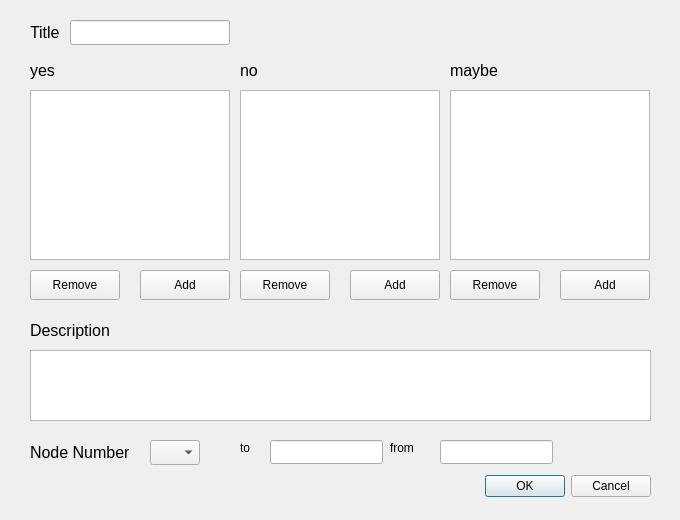
<?xml version="1.0" encoding="UTF-8"?>
<ui version="4.0">
 <class>EditNodeDialog</class>
 <widget class="QDialog" name="EditNodeDialog">
  <property name="geometry">
   <rect>
    <x>0</x>
    <y>0</y>
    <width>680</width>
    <height>520</height>
   </rect>
  </property>
  <property name="maximumSize">
   <size>
    <width>680</width>
    <height>520</height>
   </size>
  </property>
  <property name="windowTitle">
   <string>Dialog</string>
  </property>
  <widget class="QDialogButtonBox" name="buttonBox">
   <property name="geometry">
    <rect>
     <x>470</x>
     <y>470</y>
     <width>181</width>
     <height>32</height>
    </rect>
   </property>
   <property name="orientation">
    <enum>Qt::Horizontal</enum>
   </property>
   <property name="standardButtons">
    <set>QDialogButtonBox::Cancel|QDialogButtonBox::Ok</set>
   </property>
  </widget>
  <widget class="QLabel" name="description_label">
   <property name="geometry">
    <rect>
     <x>30</x>
     <y>320</y>
     <width>100</width>
     <height>20</height>
    </rect>
   </property>
   <property name="font">
    <font>
     <pointsize>12</pointsize>
    </font>
   </property>
   <property name="text">
    <string>Description</string>
   </property>
  </widget>
  <widget class="QTextEdit" name="description_edit">
   <property name="geometry">
    <rect>
     <x>30</x>
     <y>350</y>
     <width>621</width>
     <height>71</height>
    </rect>
   </property>
  </widget>
  <widget class="QPushButton" name="yes_remove">
   <property name="geometry">
    <rect>
     <x>30</x>
     <y>270</y>
     <width>90</width>
     <height>30</height>
    </rect>
   </property>
   <property name="text">
    <string>Remove</string>
   </property>
  </widget>
  <widget class="QListWidget" name="yes_list">
   <property name="geometry">
    <rect>
     <x>30</x>
     <y>90</y>
     <width>200</width>
     <height>170</height>
    </rect>
   </property>
  </widget>
  <widget class="QPushButton" name="yes_add">
   <property name="geometry">
    <rect>
     <x>140</x>
     <y>270</y>
     <width>90</width>
     <height>30</height>
    </rect>
   </property>
   <property name="text">
    <string>Add</string>
   </property>
  </widget>
  <widget class="QLabel" name="yes_label">
   <property name="geometry">
    <rect>
     <x>30</x>
     <y>60</y>
     <width>47</width>
     <height>21</height>
    </rect>
   </property>
   <property name="font">
    <font>
     <pointsize>12</pointsize>
    </font>
   </property>
   <property name="text">
    <string>yes</string>
   </property>
  </widget>
  <widget class="QLabel" name="no_label">
   <property name="geometry">
    <rect>
     <x>240</x>
     <y>60</y>
     <width>47</width>
     <height>21</height>
    </rect>
   </property>
   <property name="font">
    <font>
     <pointsize>12</pointsize>
    </font>
   </property>
   <property name="text">
    <string>no</string>
   </property>
  </widget>
  <widget class="QListWidget" name="no_list">
   <property name="geometry">
    <rect>
     <x>240</x>
     <y>90</y>
     <width>200</width>
     <height>170</height>
    </rect>
   </property>
  </widget>
  <widget class="QPushButton" name="no_remove">
   <property name="geometry">
    <rect>
     <x>240</x>
     <y>270</y>
     <width>90</width>
     <height>30</height>
    </rect>
   </property>
   <property name="text">
    <string>Remove</string>
   </property>
  </widget>
  <widget class="QPushButton" name="no_add">
   <property name="geometry">
    <rect>
     <x>350</x>
     <y>270</y>
     <width>90</width>
     <height>30</height>
    </rect>
   </property>
   <property name="text">
    <string>Add</string>
   </property>
  </widget>
  <widget class="QLabel" name="maybe_label">
   <property name="geometry">
    <rect>
     <x>450</x>
     <y>60</y>
     <width>47</width>
     <height>21</height>
    </rect>
   </property>
   <property name="font">
    <font>
     <pointsize>12</pointsize>
    </font>
   </property>
   <property name="text">
    <string>maybe</string>
   </property>
  </widget>
  <widget class="QListWidget" name="maybe_list">
   <property name="geometry">
    <rect>
     <x>450</x>
     <y>90</y>
     <width>200</width>
     <height>170</height>
    </rect>
   </property>
  </widget>
  <widget class="QPushButton" name="maybe_remove">
   <property name="geometry">
    <rect>
     <x>450</x>
     <y>270</y>
     <width>90</width>
     <height>30</height>
    </rect>
   </property>
   <property name="text">
    <string>Remove</string>
   </property>
  </widget>
  <widget class="QPushButton" name="maybe_add">
   <property name="geometry">
    <rect>
     <x>560</x>
     <y>270</y>
     <width>90</width>
     <height>30</height>
    </rect>
   </property>
   <property name="text">
    <string>Add</string>
   </property>
  </widget>
  <widget class="QLabel" name="node_number_label">
   <property name="geometry">
    <rect>
     <x>30</x>
     <y>440</y>
     <width>100</width>
     <height>25</height>
    </rect>
   </property>
   <property name="font">
    <font>
     <pointsize>12</pointsize>
    </font>
   </property>
   <property name="text">
    <string>Node Number</string>
   </property>
  </widget>
  <widget class="QLabel" name="title_label">
   <property name="geometry">
    <rect>
     <x>30</x>
     <y>20</y>
     <width>50</width>
     <height>25</height>
    </rect>
   </property>
   <property name="font">
    <font>
     <pointsize>12</pointsize>
    </font>
   </property>
   <property name="text">
    <string>Title</string>
   </property>
  </widget>
  <widget class="QLineEdit" name="title_edit">
   <property name="geometry">
    <rect>
     <x>70</x>
     <y>20</y>
     <width>160</width>
     <height>25</height>
    </rect>
   </property>
   <property name="font">
    <font>
     <pointsize>8</pointsize>
    </font>
   </property>
  </widget>
  <widget class="QComboBox" name="node_number_combo_box">
   <property name="geometry">
    <rect>
     <x>150</x>
     <y>440</y>
     <width>50</width>
     <height>25</height>
    </rect>
   </property>
  </widget>
  <widget class="QLineEdit" name="lineto">
   <property name="geometry">
    <rect>
     <x>270</x>
     <y>440</y>
     <width>113</width>
     <height>24</height>
    </rect>
   </property>
  </widget>
  <widget class="QLineEdit" name="linefrom">
   <property name="geometry">
    <rect>
     <x>440</x>
     <y>440</y>
     <width>113</width>
     <height>24</height>
    </rect>
   </property>
  </widget>
  <widget class="QLabel" name="label">
   <property name="geometry">
    <rect>
     <x>240</x>
     <y>440</y>
     <width>60</width>
     <height>16</height>
    </rect>
   </property>
   <property name="text">
    <string>to</string>
   </property>
  </widget>
  <widget class="QLabel" name="label_2">
   <property name="geometry">
    <rect>
     <x>390</x>
     <y>440</y>
     <width>60</width>
     <height>16</height>
    </rect>
   </property>
   <property name="text">
    <string>from</string>
   </property>
  </widget>
 </widget>
 <resources/>
 <connections>
  <connection>
   <sender>buttonBox</sender>
   <signal>accepted()</signal>
   <receiver>EditNodeDialog</receiver>
   <slot>accept()</slot>
   <hints>
    <hint type="sourcelabel">
     <x>248</x>
     <y>254</y>
    </hint>
    <hint type="destinationlabel">
     <x>157</x>
     <y>274</y>
    </hint>
   </hints>
  </connection>
  <connection>
   <sender>buttonBox</sender>
   <signal>rejected()</signal>
   <receiver>EditNodeDialog</receiver>
   <slot>reject()</slot>
   <hints>
    <hint type="sourcelabel">
     <x>316</x>
     <y>260</y>
    </hint>
    <hint type="destinationlabel">
     <x>286</x>
     <y>274</y>
    </hint>
   </hints>
  </connection>
 </connections>
</ui>
